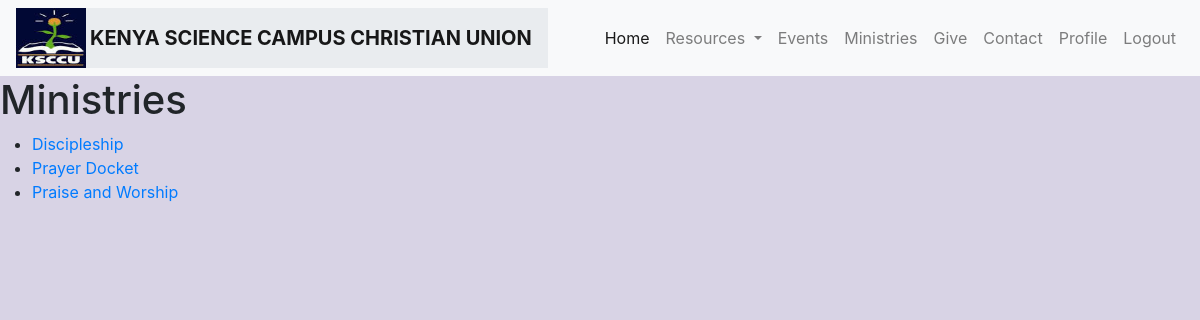
The page /ministries/ (signed in) on the database its author committed.
### event_resources/models.py (models this page shows)
class Ministry(models.Model):
    name = models.CharField(max_length=128)
    short_message = models.TextField()
    leader = models.ForeignKey(User, on_delete=models.CASCADE)
    image = models.ImageField(upload_to='ministries/images/', blank=True, null=True)
    leader_email = models.EmailField(blank=True, null=True)
    leader_phone = models.CharField(max_length=32, blank=True, null=True)
    leader_address = models.CharField(max_length=256, blank=True, null=True)

### event_resources/views.py (the view)
# urls.py: path('ministries/', views.ministry_list_view, name='ministries'),
@login_required(login_url='event_resources:user-login')
def ministry_list_view(request):
    ministries = Ministry.objects.all()
    return render(request, 'ministry/ministry_list.html', {'ministries': ministries})

### templates/ministry/ministry_list.html
{% extends 'base.html' %}
{% block content %}
  <h1>Ministries</h1>
  <ul>
    {% for ministry in ministries %}
      <li><a href="{% url 'event_resources:ministry_detail' ministry.id %}">{{ ministry.name }}</a></li>
    {% empty %}
      <li>No ministries found.</li>
    {% endfor %}
  </ul>
{% endblock %}

### static/css/style.css (style rules this page uses)
body { background: rgb(216, 211, 229); }

### rows shown on the page
Ministry: name "Discipleship"
Ministry: name "Prayer Docket"
Ministry: name "Praise and Worship"
